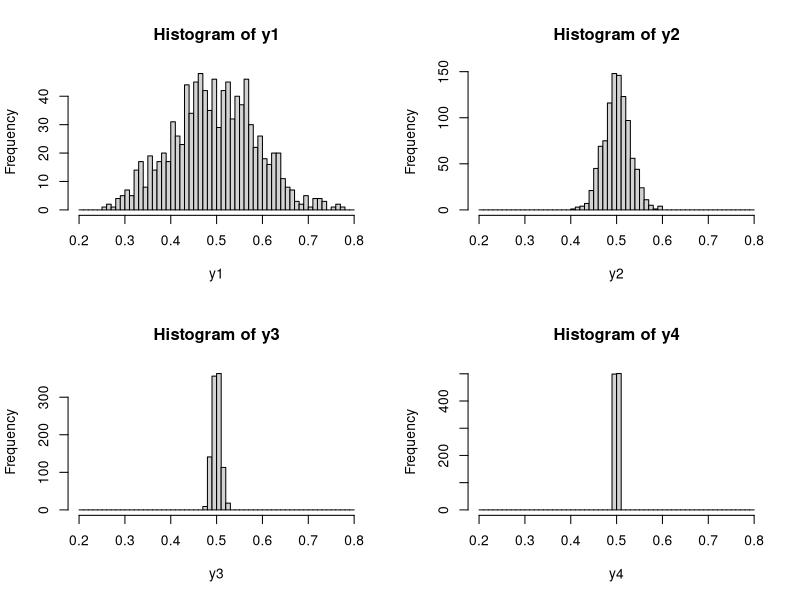
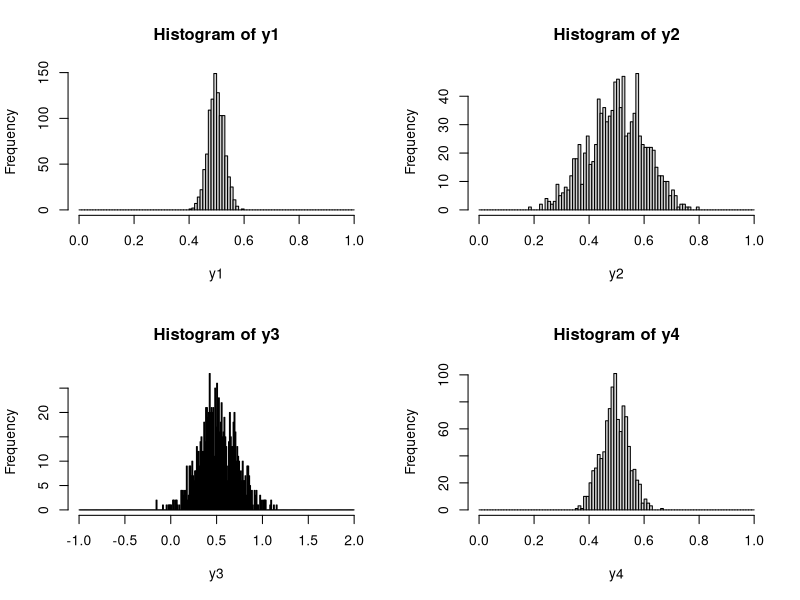
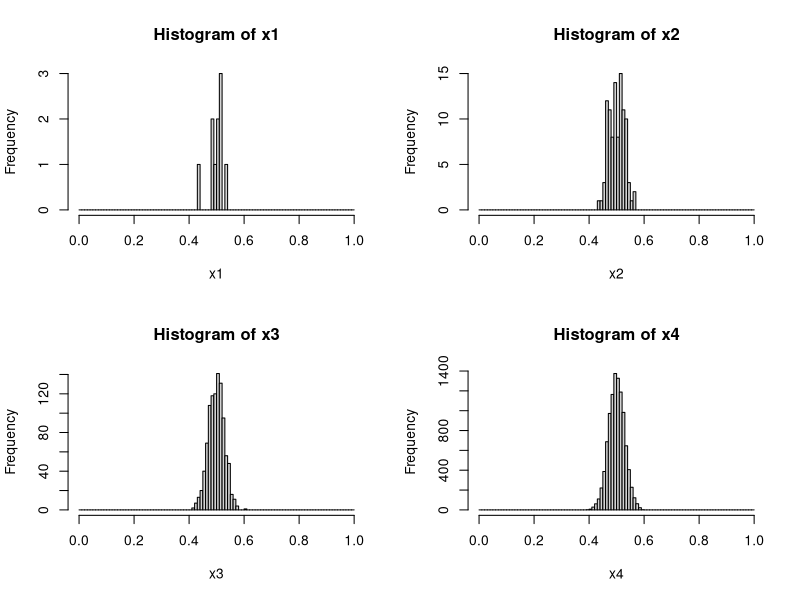

Reproduce these figures in R, in order.
# initialize
set.seed(1)
y1<-rep(0,1000)
y2<-rep(0,1000)
y3<-rep(0,1000)
y4<-rep(0,1000)

# CLT with different sample size
for (i in 1:1000){
  y1[i]<-mean(runif(10,0,1))
  y2[i]<-mean(runif(100,0,1))
  y3[i]<-mean(runif(1000,0,1))
  y4[i]<-mean(runif(10000,0,1))
}
bk<-seq(0.2,0.8,0.01)
# plot
par(mfrow=c(2,2))
hist(y1,breaks=bk)
hist(y2,breaks=bk)
hist(y3,breaks=bk)
hist(y4,breaks=bk)

# CLT with different distributions
for (i in 1:1000){
  y1[i]<-mean(runif(100,0,1))
  y2[i]<-mean(rnorm(100,0.5,1))
  y3[i]<-mean(rnorm(100,0.5,2))
  y4[i]<-mean(rbinom(100,1,0.5))
}
bk1<-seq(0,1,0.01)
bk2<-seq(-1,2,0.01)

par(mfrow=c(2,2))
hist(y1,breaks=bk1)
hist(y2,breaks=bk1)
hist(y3,breaks=bk2)
hist(y4,breaks=bk1)

# CLT with sampling times
set.seed(1)
x1<-rep(0,10)
x2<-rep(0,100)
x3<-rep(0,1000)
x4<-rep(0,10000)
for (i in 1:10){
  x1[i]<-mean(runif(100,0,1))
}
for (i in 1:100){
  x2[i]<-mean(runif(100,0,1))
}
for (i in 1:1000){
  x3[i]<-mean(runif(100,0,1))
}
for (i in 1:10000){
  x4[i]<-mean(runif(100,0,1))
}
bk3<-seq(0,1,0.01)

par(mfrow=c(2,2))
hist(x1,breaks=bk3)
hist(x2,breaks=bk3)
hist(x3,breaks=bk3)
hist(x4,breaks=bk3)
